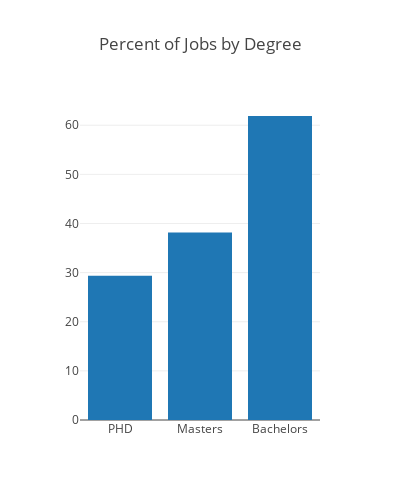

Source (notebook cell):
### Code cell
graph_data = []

#py.offline.iplot(Figure(data=graph_data, layout=bar_layout), filename='Skillsets1')
graph_data = [go.Bar(
            x=df_degree['degree'],
            y=df_degree['percent']
    )]

py.offline.iplot(Figure(data=graph_data, layout=bar_layout), filename='degree-barplot')

### Figure 1 — Plotly figure (JSON) as saved in the notebook; plotly's stock layout.template omitted (floating-point values rounded to 4 significant figures)
{"data": [{"type": "bar", "uid": "4b7ba694-b6a4-11e8-9bca-4c3488ea762f", "x": ["PHD", "Masters", "Bachelors"], "y": [29.35, 38.19, 61.88]}], "layout": {"barmode": "group", "height": 500, "paper_bgcolor": "rgba(0,0,0,0)", "plot_bgcolor": "rgba(0,0,0,0)", "title": "Percent of Jobs by Degree", "width": 400}}
